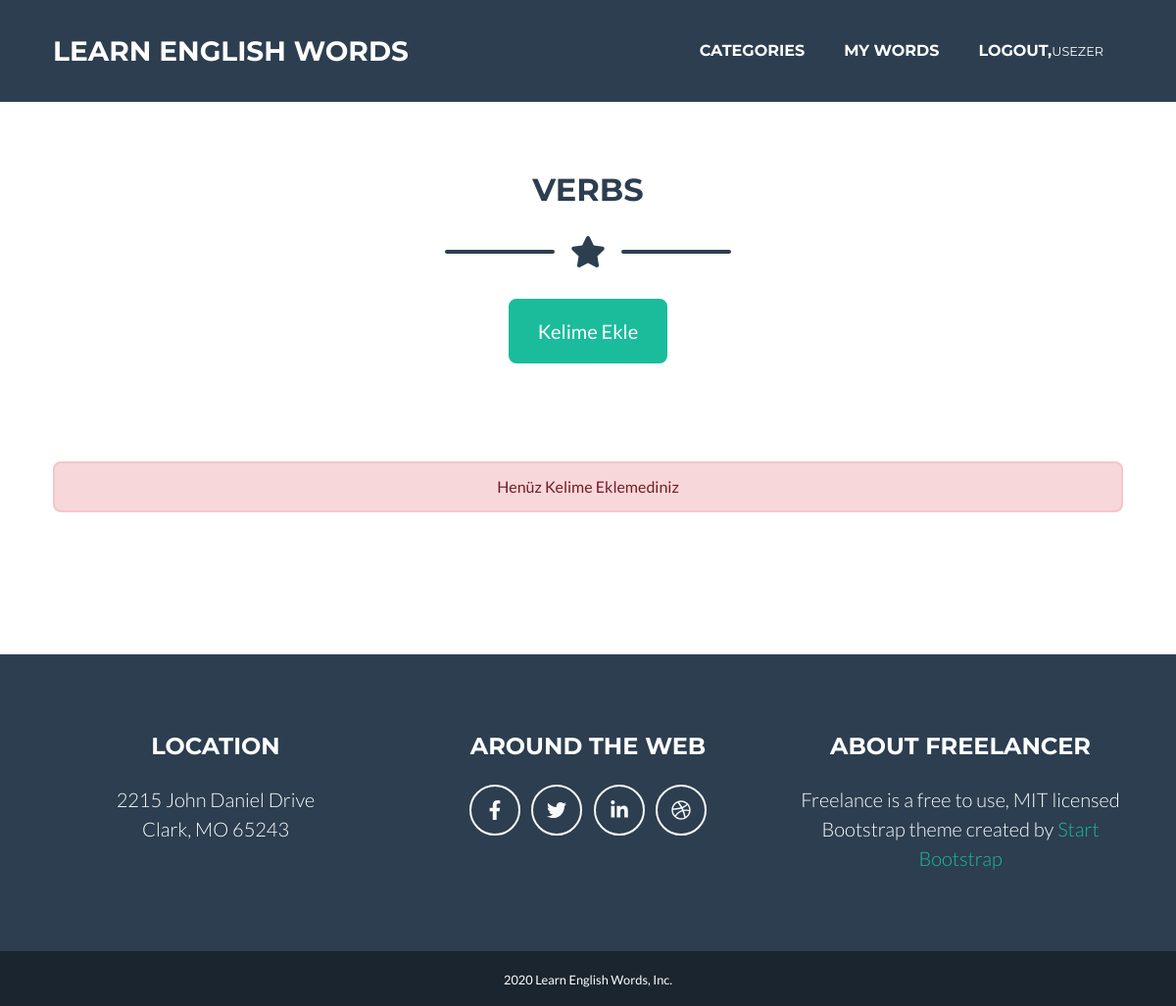
/word/verbs/ (signed in), run on an earlier commit of the app's database.
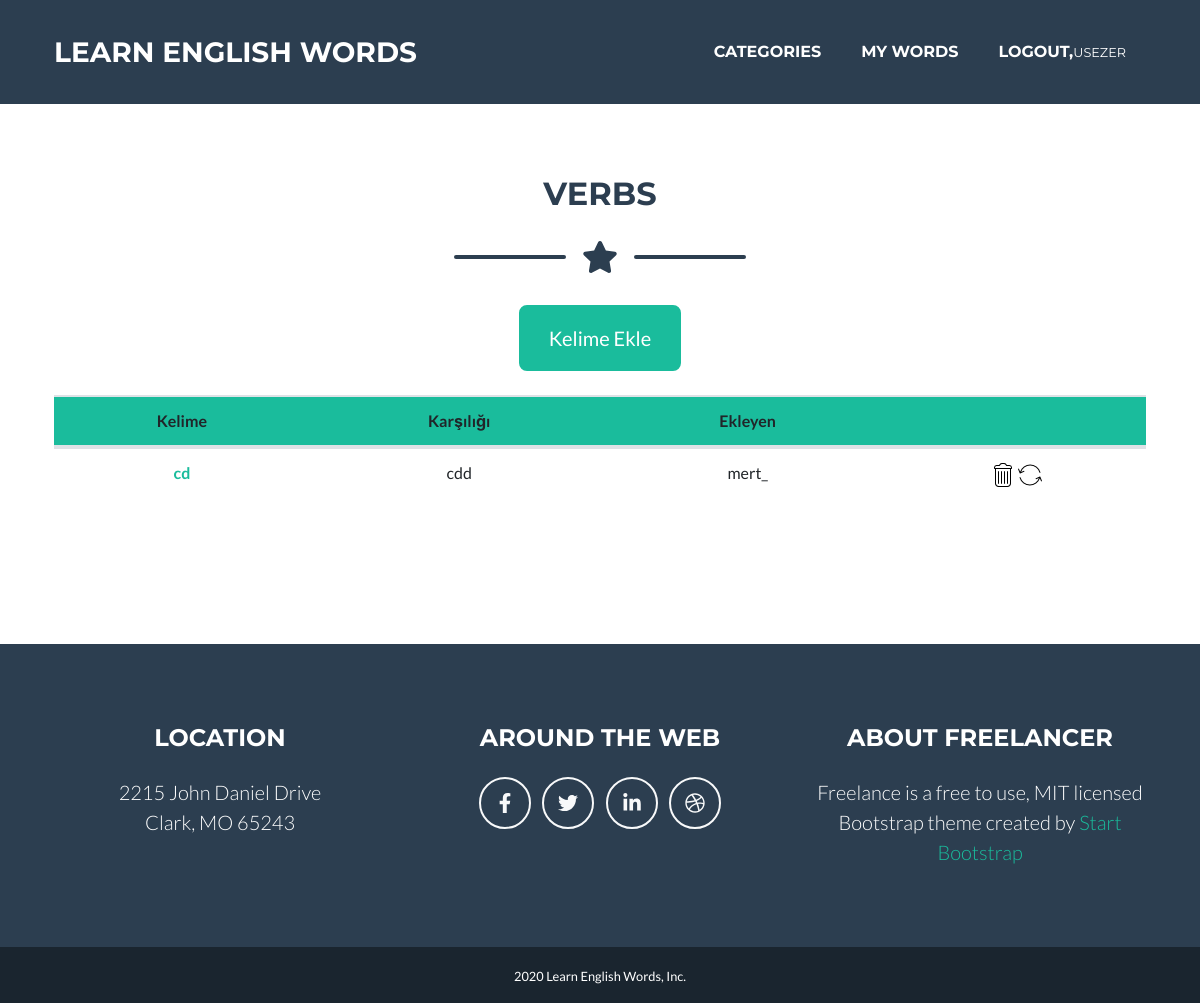
And on a later commit of the database.
### words/models.py (models this page shows, shortened)
class Word(models.Model):
    word_en = models.CharField(max_length=50)
    word_tr = models.CharField(max_length=50)
    author = models.ForeignKey("auth.User",on_delete = models.CASCADE)
    category = models.CharField(max_length=20)
    content = RichTextField()
    created_date = models.DateTimeField(auto_now_add=True)

### words/views.py (the view)
# urls.py: path('verbs/',views.wordsVerbs,name = "verb"),
def wordsVerbs(request):
    try:
        words = Word.objects.filter(category = "verb").order_by('-created_date')
    except Word.DoesNotExist:
        words = None
    return render(request,"wordsVerbs.html",{
        'words':words,
        })

### templates/wordsVerbs.html (shortened to what this page needs)
{% extends "base.html" %}
{% load static %}
{% block body %}
    <div class="container" style="margin-top: 175px;">
      <h2 class="page-section-heading text-center text-uppercase text-secondary mb-0">VERBS</h2>
      <div class="divider-custom">
          <div class="divider-custom-line"></div>
          <div class="divider-custom-icon"><i class="fas fa-star"></i></div>
          <div class="divider-custom-line"></div>
      </div>
      {% if user.is_authenticated %}
      <div class="divider-custom">
        <div class="divider-custom-icon"><a href="/word/addWord/verb" class="btn btn-primary btn-xl">Kelime Ekle</a></div>
      </div>
      {% endif %}
      {% if words %}
      <table class="table text-center" style="margin-bottom:100px">
        <thead style="background:#1abc9c;">
          <tr>
            <th scope="col">Kelime</th>
            <th scope="col">Karşılığı</th>
            <th scope="col">Ekleyen</th>
            {% if user.is_superuser %}
            <th scope="col"></th>
            {% endif %}
          </tr>
        </thead>
        <tbody>
          {% for word in words %}
            <tr>
                <th scope="row"><a href="/word/detail/{{word.id}}">{{word.word_en}}</a></th>
                <td>{{word.word_tr}}</td>
                <td>{{word.author}}</td>
                {% if user.is_superuser%}
                <td><a href="/word/delete/{{word.id}}"><img src="{% static 'assets/img/trash.png' %}" alt=""></a>
                  <a href="/word/update/{{word.id}}"><img src="{% static 'assets/img/arrow.png' %}" alt=""></a></td>
                {% endif %}
              </tr>
          {% endfor %}
        </tbody>
      </table>
      {% else %}
      <div class="alert alert-danger text-center" style="margin-top:100px;" >Henüz Kelime Eklemediniz</div>
      {% endif %}
    </div>
{% endblock body %}

What changed in the data, as far as the page shows it:
added Word: word_en "cd", word_tr "cdd", author "mert_"
Also different on the page:
text no longer shown: "Henüz Kelime Eklemediniz"
text now shown: "Kelime Karşılığı Ekleyen"
